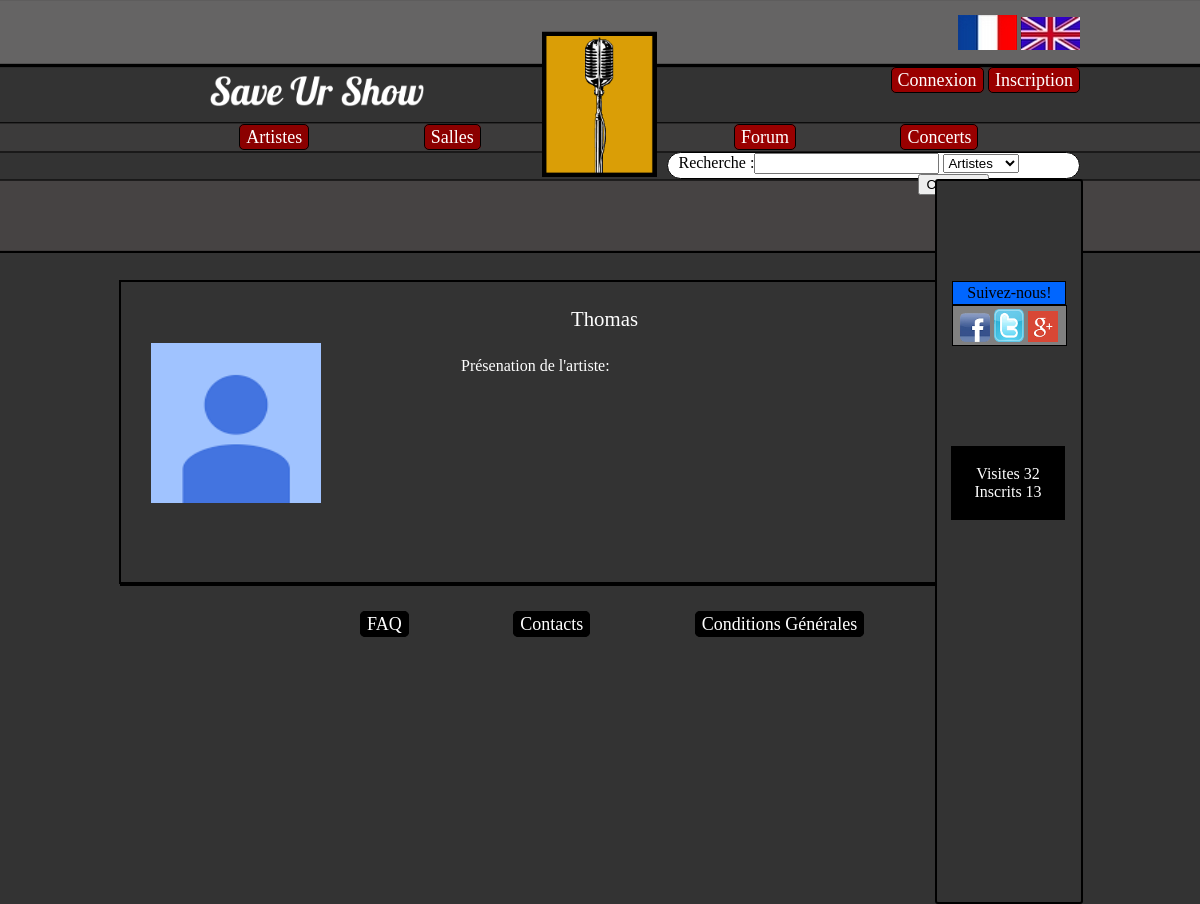
/SaveUrShow/index.php?page=artiste&artiste=Thomas, run on the app's committed database.
### tables this page shows
CREATE TABLE IF NOT EXISTS `statistique` (
  `ID` int(11) NOT NULL AUTO_INCREMENT,
  `nombre_inscrit` int(11) DEFAULT NULL,
  `nombre_visite` int(11) DEFAULT NULL,
  PRIMARY KEY (`ID`)
);

CREATE TABLE IF NOT EXISTS `artiste` (
  `ID` int(11) NOT NULL AUTO_INCREMENT,
  `nom_artiste` varchar(25) NOT NULL,
  `date_ajout_artiste` datetime DEFAULT NULL,
  `image_artiste` varchar(255) DEFAULT NULL,
  `bio_artiste` text,
  `ID_genre` int(11) NOT NULL,
  PRIMARY KEY (`ID`)
);

### SaveUrShow/controleurs/fr.php (called while the page is built, shortened)
<?php
	$CONNEXION = 'Connexion';
	$INSCRIPTION = 'Inscription';
	$TXT_ARTISTES = 'Artistes';
	$TXT_SALLES = 'Salles';
	$TXT_CONCERTS = 'Concerts';
	$TXT_FORUM = 'Forum';
	$RECHERCHE = 'Recherche :';
	$TXT_SUIVRE = 'Suivez-nous!';
	$TXT_CONNECTES = 'Visites';
	$TXT_INSCRITS = 'Inscrits';
 ?>

### SaveUrShow/modeles/modele_stat.php (called while the page is built, shortened)
<?php
	function nbrVisite(){
	global $bdd;
	$req = $bdd -> prepare("SELECT nombre_visite FROM statistique");
	$req -> execute();
	$res = $req->fetch();
	return $res[0];
	}
	function nbrInscrit(){
		global $bdd;
		$req = $bdd -> prepare("SELECT count(ID) FROM membre");
		$req -> execute();
	$res = $req->fetch();
	return $res['count(ID)'];
	}
 ?>

### SaveUrShow/modeles/modele_artiste.php (called while the page is built, shortened)
<?php
	function pageArtiste($nom_artiste){
		global $bdd;
		$query=$bdd->prepare('SELECT artiste.nom_artiste, artiste.date_ajout_artiste, artiste.image_artiste, artiste.bio_artiste, ID_genre
	    FROM artiste WHERE artiste.nom_artiste = :nom_artiste');
        $query->bindValue(':nom_artiste',$nom_artiste, PDO::PARAM_STR);
        $query->execute();
	    $data_artiste=$query->fetch();
	    return $data_artiste;
	}
 ?>

### SaveUrShow/vues/vue_artiste.php (the view, shortened to what this page needs)
<div class="Profil">
	<div class="container1Profil">
		<br />
		<br g/>
			<img class="photo_profil" src=<?php echo $data_artiste['image_artiste']; ?>>
			<div class="pseudo"><?php echo $data_artiste['nom_artiste']; ?></div>
			<ul>
				<li  class="txt1Profil"></a>   Présenation de l'artiste:</li>
				<br>
			</ul>
	</div>
</div>

### SaveUrShow/vues/header.php (shortened to what this page needs)
<!doctype html>
<html lang="en">
<head>
<link rel="stylesheet" href="ressources/style.css" type="text/css" media="screen" />
<body>
<header>
	<div id="logo">
	</div>
	<a href="?page=accueil"><div id="nom">
	</div></a>
	<div id="drapeau">
	<a href="?page=select_lang&lang=fr"> <img src="ressources/image/drap_fr.png" alt="Version Française" /></a>
	<a href="?page=select_lang&lang=en"> <img src="ressources/image/drap_en.png" alt="Version Anglaise"/></a>
	</div>
	<div id="connexion">
		<ul>
			<?php
			if (!isset($_SESSION['pseudo'])){
				echo '
				<li class="zone1"><a href="?page=connexion">'.$CONNEXION.'</a></li>
				<li class="zone1"><a href="?page=inscription">'.$INSCRIPTION.'</a></li>';
			}else{
				echo'
				<li class="zone1"><a href="?page=profil&profil='.$_SESSION['pseudo'].'">'.$_SESSION['pseudo'].'</a></li>
				<li class="zone1"><a href="?page=deconnexion">'.$DECONNEXION.'</a></li>';
			}
			 ?>
		</ul>
	</div>
	<div id="artistes_salles">
		<ul>
			<li class="boutons1"><a href="?page=listeartiste"><?php echo $TXT_ARTISTES;?></a></li>
			<li class="boutons1"><a href="?page=listeSalles"><?php echo $TXT_SALLES;?></a></li>
		</ul>
	</div>
	<div id="forum_concerts">
		<ul>
			<li class="boutons2"><a href="?page=forum"><?php echo $TXT_FORUM;?></a></li>
			<li class="boutons2"><a href="?page=listeConcerts"><?php echo $TXT_CONCERTS;?></a></li>
		</ul>
	</div>
	<div class="Rechercher">
			<form action="index.php?page=recherche" method="post" name="Recherche">
			<label><?php echo $RECHERCHE;?></label><input type="text" name="mot_cle" id="mot_cle"/>
					<select name="type_recherche">
						<option value="1"><?php echo $TXT_ARTISTES;?></option>
					</select>
			</form>
	</div>
	<span id="bordure">
	<div id="Suivre"><span class="a3"><?php echo $TXT_SUIVRE;?></span>
	</div>
	<div class="reseaux">
		<div> <a href="https://www.facebook.com/pages/Save-Ur-Show/281799091982222?fref=ts"> <img class="reseauxsociaux" src="ressources/image/facebook.png" /></a> <span></span>
		</div>
		<div> <a href="https://twitter.com/SaveUrShow01"> <img class="reseauxsociaux" src="ressources/image/twitter.png"/></a> <span></span>
		</div>
		<div> <a href="https://plus.google.com/"> <img class="reseauxsociaux" src="ressources/image/g.png"/></a> <span></span>
		</div>
	</div>
	<div class="statistique">
		<p> <?php echo $TXT_CONNECTES;?> <?php echo $nbrVisite; ?> <br />
			<?php echo $TXT_INSCRITS;?> <?php echo $nbrInscrit; ?>
		</p>
	</div>
	</span>
</header>
<div id="contenu">

### SaveUrShow/ressources/style.css (style rules this page uses)
body { background-size: 250px; background-image:url(image/haut.png); background-position:center top; background-repeat: repeat-x; background-color: #333333; margin:auto; width: 960px; }
#logo { background-size: 12%; margin:auto; height: 200px; background-image: url(image/Logo.png); background-position: center; background-repeat: no-repeat; }
#nom { background-size: 230px; margin-left: 90px; margin-top:-140px; height: 70px; width:30%; background-image: url(image/Titre.png); background-position: left top; background-repeat: no-repeat; }
#drapeau { float:right; margin-top:-115px; margin-right:0px; }
#connexion ul { color:black; font-size: 18px; float:left; }
#connexion { float:right; margin-right:0px; margin-top:-78px; }
.zone1 { display:inline; width:20%; background-color:#990000; text-align:center; padding:2px 6px 2px 6px; border-style:solid; border-width:1px; border-radius:5px; }
#artistes_salles ul { width: 90%; font-size: 18px; float:right; }
#artistes_salles { float:left; margin-left:80px; margin-top:-21px; }
.boutons1 { display:inline; width:20%; background-color:darkred; text-align:center; padding:2px 6px 2px 6px; border-style:solid; border-width:1px; border-radius:5px; margin-right:110px; }
#forum_concerts ul { display:inline-block; width: 90%; font-size: 18px; float:right; }
#forum_concerts { float:right; margin-top:-21px; }
.boutons2 { display:inline; width:20%; background-color:#990000; text-align:center; padding:2px 6px 2px 6px; border-style:solid; border-width:1px; border-radius:5px; margin-right: 100px; }
.Rechercher { display:block; width:16.1%; height: 23px; background-color:white; text-indent: -240px; padding:0px 6px 2px 250px; border-style:solid; border-width:1px; border-radius:15px; margin-right: 0px; float:right; margin-top:-14px; }
#Suivre { position:relative; width:100px; background-color:#0066FF; text-align:center; padding:2px 6px 2px 6px; border-style:solid; border-width:1px; margin: auto; margin-top:100px; }
.reseaux { position:relative; display:block; width:70%; background-color:grey; text-align:center; padding:2px 6px 2px 6px; border-style:solid; border-width:1px; height: 35px; margin:auto; }
.reseaux div { display:inline-block; }
.reseauxsociaux { width:30px; margin: 0px; margin-top:1px; display: block; margin-left: 0px; }
.statistique { position:relative; width:70%; background-color:ThreeDDarkShadow; text-align:center; padding:2px 6px 2px 6px; border-style:solid; border-width:1px; float:right; margin-left:16px; margin-right:16px; margin-top:100px; margin-bottom: 100px; }
#bordure { position:relative; display:inline-block; width: 15%; height: 721px; margin-top:13px; margin-right:-416px; background-color: #333333; border-style: solid; border-radius: 3px; border-width: 2px; float:right; border-color: black; }
a { text-decoration:none; color:#FFFFFF; }
.statistique p { color:#FFFFFF; }
#contenu { margin-top:121px; border-bottom-style:solid; border-bottom-color:#000000; border-bottom-width:2px; border-left-style:solid; border-left-color:#000000; border-left-width:1px; margin-right:143px; }
ul { list-style: none; }
.Profil { margin-top:150px; }
.container1Profil { float:center; margin-left:-2px; width:815px; height:300px; top:0px; border:solid 2px; }
.photo_profil { margin-top: 25px; margin-left: 30px; height: 160px; width: 170px; background-image: url(h/f.png); background-repeat: no-repeat; }
.txt1Profil { margin-left: 300px; margin-right: 60px; width: 300px; margin-top:10px; color:white; font-size: 100%; display: inline-block; text-align: justify; }
.pseudo { width: 200px; margin-top:-200px; margin-left: 450px; color:white; font-size: 130%; }

### data on the page
statistique: nombre_visite "32"
artiste: image_artiste (placeholder picture), nom_artiste "Thomas"

### other printed values
$CONNEXION "Connexion"
$INSCRIPTION "Inscription"
$TXT_ARTISTES "Artistes"
$TXT_SALLES "Salles"
$TXT_FORUM "Forum"
$TXT_CONCERTS "Concerts"
$RECHERCHE "Recherche :"
$TXT_SUIVRE "Suivez-nous!"
$TXT_CONNECTES "Visites"
$TXT_INSCRITS "Inscrits"
$nbrInscrit "13"
$TXT_FAQ "FAQ"
$TXT_CONTACTS "Contacts"
$TXT_CG "Conditions Générales"
form field type_recherche "Artistes"
